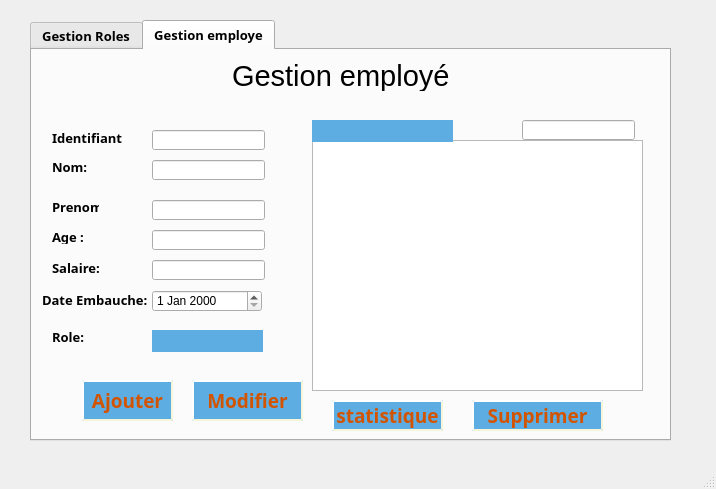
<?xml version="1.0" encoding="UTF-8"?>
<ui version="4.0">
 <class>MainWindow</class>
 <widget class="QMainWindow" name="MainWindow">
  <property name="geometry">
   <rect>
    <x>0</x>
    <y>0</y>
    <width>716</width>
    <height>489</height>
   </rect>
  </property>
  <property name="windowTitle">
   <string>MainWindow</string>
  </property>
  <property name="styleSheet">
   <string notr="true">MainWindow
{  background-color:#D6EAF8;

}</string>
  </property>
  <widget class="QWidget" name="centralwidget">
   <widget class="QTabWidget" name="tabWidget">
    <property name="geometry">
     <rect>
      <x>30</x>
      <y>20</y>
      <width>641</width>
      <height>421</height>
     </rect>
    </property>
    <property name="font">
     <font>
      <family>Rockwell</family>
      <pointsize>10</pointsize>
      <weight>75</weight>
      <bold>true</bold>
     </font>
    </property>
    <property name="styleSheet">
     <string notr="true">MainWindow
{  background-color:#D6EAF8;

}</string>
    </property>
    <property name="currentIndex">
     <number>1</number>
    </property>
    <widget class="QWidget" name="tab">
     <attribute name="title">
      <string>Gestion Roles</string>
     </attribute>
     <widget class="QTableView" name="roles">
      <property name="geometry">
       <rect>
        <x>270</x>
        <y>70</y>
        <width>331</width>
        <height>251</height>
       </rect>
      </property>
     </widget>
     <widget class="QLineEdit" name="id">
      <property name="geometry">
       <rect>
        <x>130</x>
        <y>100</y>
        <width>121</width>
        <height>20</height>
       </rect>
      </property>
     </widget>
     <widget class="QLineEdit" name="departement">
      <property name="geometry">
       <rect>
        <x>130</x>
        <y>150</y>
        <width>121</width>
        <height>20</height>
       </rect>
      </property>
     </widget>
     <widget class="QPlainTextEdit" name="description">
      <property name="geometry">
       <rect>
        <x>130</x>
        <y>190</y>
        <width>131</width>
        <height>111</height>
       </rect>
      </property>
     </widget>
     <widget class="QLabel" name="label">
      <property name="geometry">
       <rect>
        <x>30</x>
        <y>100</y>
        <width>91</width>
        <height>16</height>
       </rect>
      </property>
      <property name="font">
       <font>
        <family>Rockwell</family>
        <pointsize>10</pointsize>
        <weight>75</weight>
        <bold>true</bold>
       </font>
      </property>
      <property name="text">
       <string>Identifiant :</string>
      </property>
     </widget>
     <widget class="QLabel" name="label_2">
      <property name="geometry">
       <rect>
        <x>30</x>
        <y>150</y>
        <width>111</width>
        <height>20</height>
       </rect>
      </property>
      <property name="font">
       <font>
        <family>Rockwell</family>
        <pointsize>10</pointsize>
        <weight>75</weight>
        <bold>true</bold>
       </font>
      </property>
      <property name="text">
       <string>Département :</string>
      </property>
     </widget>
     <widget class="QLabel" name="label_5">
      <property name="geometry">
       <rect>
        <x>30</x>
        <y>230</y>
        <width>91</width>
        <height>20</height>
       </rect>
      </property>
      <property name="font">
       <font>
        <family>Rockwell</family>
        <pointsize>10</pointsize>
        <weight>75</weight>
        <bold>true</bold>
       </font>
      </property>
      <property name="text">
       <string>Description :</string>
      </property>
     </widget>
     <widget class="QPushButton" name="pushButton">
      <property name="geometry">
       <rect>
        <x>40</x>
        <y>320</y>
        <width>101</width>
        <height>41</height>
       </rect>
      </property>
      <property name="font">
       <font>
        <family>Perpetua</family>
        <pointsize>14</pointsize>
        <weight>75</weight>
        <bold>true</bold>
       </font>
      </property>
      <property name="styleSheet">
       <string notr="true">QPushButton
{
  background-color: #5DADE2;
color:#D35400;
    border-style: outset;
    border-width: 2px;
    border-color: beige;}
QPushButton:hover
{
background-color: #D6EAF8;
    border-style: outset;
    border-width: 2px;
    border-color: beige;
}</string>
      </property>
      <property name="text">
       <string>Ajouter</string>
      </property>
      <property name="icon">
       <iconset>
        <normaloff>../../ajout.png</normaloff>../../ajout.png</iconset>
      </property>
     </widget>
     <widget class="QPushButton" name="pushButton_2">
      <property name="geometry">
       <rect>
        <x>150</x>
        <y>320</y>
        <width>101</width>
        <height>41</height>
       </rect>
      </property>
      <property name="font">
       <font>
        <family>Perpetua</family>
        <pointsize>14</pointsize>
        <weight>75</weight>
        <bold>true</bold>
       </font>
      </property>
      <property name="styleSheet">
       <string notr="true">QPushButton
{
  background-color: #5DADE2;
color:#D35400;
    border-style: outset;
    border-width: 2px;
    border-color: beige;}
QPushButton:hover
{
background-color: #D6EAF8;
    border-style: outset;
    border-width: 2px;
    border-color: beige;
}</string>
      </property>
      <property name="text">
       <string>Modifier</string>
      </property>
      <property name="icon">
       <iconset>
        <normaloff>../../edit.png</normaloff>../../edit.png</iconset>
      </property>
     </widget>
     <widget class="QPushButton" name="pushButton_3">
      <property name="geometry">
       <rect>
        <x>370</x>
        <y>330</y>
        <width>141</width>
        <height>41</height>
       </rect>
      </property>
      <property name="font">
       <font>
        <family>Perpetua</family>
        <pointsize>14</pointsize>
        <weight>75</weight>
        <bold>true</bold>
       </font>
      </property>
      <property name="styleSheet">
       <string notr="true">QPushButton
{
  background-color: #5DADE2;
color:#D35400;
    border-style: outset;
    border-width: 2px;
    border-color: beige;}
QPushButton:hover
{
background-color: #D6EAF8;
    border-style: outset;
    border-width: 2px;
    border-color: beige;
}</string>
      </property>
      <property name="text">
       <string>Supprimer</string>
      </property>
      <property name="icon">
       <iconset>
        <normaloff>../../delete.png</normaloff>../../delete.png</iconset>
      </property>
     </widget>
     <widget class="QLabel" name="label_15">
      <property name="geometry">
       <rect>
        <x>210</x>
        <y>20</y>
        <width>191</width>
        <height>31</height>
       </rect>
      </property>
      <property name="baseSize">
       <size>
        <width>15</width>
        <height>0</height>
       </size>
      </property>
      <property name="font">
       <font>
        <family>Yu Gothic UI Semibold</family>
        <pointsize>22</pointsize>
        <weight>75</weight>
        <bold>true</bold>
       </font>
      </property>
      <property name="styleSheet">
       <string notr="true">color:black</string>
      </property>
      <property name="text">
       <string>Gestion roles</string>
      </property>
     </widget>
     <widget class="QLabel" name="label_3">
      <property name="geometry">
       <rect>
        <x>0</x>
        <y>180</y>
        <width>741</width>
        <height>561</height>
       </rect>
      </property>
      <property name="styleSheet">
       <string notr="true">MainWindow
{  background-color:#D6EAF8;

}</string>
      </property>
      <property name="text">
       <string/>
      </property>
      <property name="pixmap">
       <pixmap>../../back.jpg</pixmap>
      </property>
     </widget>
     <widget class="QLabel" name="label_4">
      <property name="geometry">
       <rect>
        <x>0</x>
        <y>-130</y>
        <width>741</width>
        <height>561</height>
       </rect>
      </property>
      <property name="styleSheet">
       <string notr="true">MainWindow
{  background-color:#D6EAF8;

}</string>
      </property>
      <property name="text">
       <string/>
      </property>
      <property name="pixmap">
       <pixmap>../../back.jpg</pixmap>
      </property>
     </widget>
     <zorder>label_4</zorder>
     <zorder>label_3</zorder>
     <zorder>label_15</zorder>
     <zorder>id</zorder>
     <zorder>label_2</zorder>
     <zorder>label_5</zorder>
     <zorder>roles</zorder>
     <zorder>label</zorder>
     <zorder>pushButton_3</zorder>
     <zorder>pushButton</zorder>
     <zorder>description</zorder>
     <zorder>departement</zorder>
     <zorder>pushButton_2</zorder>
    </widget>
    <widget class="QWidget" name="tab_2">
     <attribute name="title">
      <string>Gestion employe</string>
     </attribute>
     <widget class="QLabel" name="label_7">
      <property name="geometry">
       <rect>
        <x>200</x>
        <y>10</y>
        <width>261</width>
        <height>31</height>
       </rect>
      </property>
      <property name="baseSize">
       <size>
        <width>15</width>
        <height>0</height>
       </size>
      </property>
      <property name="font">
       <font>
        <pointsize>22</pointsize>
       </font>
      </property>
      <property name="text">
       <string>Gestion employé</string>
      </property>
     </widget>
     <widget class="QTableView" name="employes">
      <property name="geometry">
       <rect>
        <x>280</x>
        <y>90</y>
        <width>331</width>
        <height>251</height>
       </rect>
      </property>
     </widget>
     <widget class="QPushButton" name="supprimer">
      <property name="geometry">
       <rect>
        <x>440</x>
        <y>350</y>
        <width>131</width>
        <height>31</height>
       </rect>
      </property>
      <property name="font">
       <font>
        <family>Perpetua</family>
        <pointsize>14</pointsize>
        <weight>75</weight>
        <bold>true</bold>
       </font>
      </property>
      <property name="styleSheet">
       <string notr="true">QPushButton
{
  background-color: #5DADE2;
color:#D35400;
    border-style: outset;
    border-width: 2px;
    border-color: beige;}
QPushButton:hover
{
background-color: #D6EAF8;
    border-style: outset;
    border-width: 2px;
    border-color: beige;
}</string>
      </property>
      <property name="text">
       <string>Supprimer</string>
      </property>
      <property name="icon">
       <iconset>
        <normaloff>../../delete.png</normaloff>../../delete.png</iconset>
      </property>
     </widget>
     <widget class="QLabel" name="label_8">
      <property name="geometry">
       <rect>
        <x>20</x>
        <y>80</y>
        <width>71</width>
        <height>16</height>
       </rect>
      </property>
      <property name="font">
       <font>
        <family>Rockwell</family>
        <pointsize>10</pointsize>
        <weight>75</weight>
        <bold>true</bold>
       </font>
      </property>
      <property name="text">
       <string>Identifiant :</string>
      </property>
     </widget>
     <widget class="QLabel" name="label_9">
      <property name="geometry">
       <rect>
        <x>20</x>
        <y>110</y>
        <width>47</width>
        <height>14</height>
       </rect>
      </property>
      <property name="font">
       <font>
        <family>Rockwell</family>
        <pointsize>10</pointsize>
        <weight>75</weight>
        <bold>true</bold>
       </font>
      </property>
      <property name="text">
       <string>Nom:</string>
      </property>
     </widget>
     <widget class="QLabel" name="label_10">
      <property name="geometry">
       <rect>
        <x>20</x>
        <y>150</y>
        <width>47</width>
        <height>14</height>
       </rect>
      </property>
      <property name="font">
       <font>
        <family>Rockwell</family>
        <pointsize>10</pointsize>
        <weight>75</weight>
        <bold>true</bold>
       </font>
      </property>
      <property name="text">
       <string>Prenom:</string>
      </property>
     </widget>
     <widget class="QLabel" name="label_11">
      <property name="geometry">
       <rect>
        <x>20</x>
        <y>180</y>
        <width>47</width>
        <height>14</height>
       </rect>
      </property>
      <property name="font">
       <font>
        <family>Rockwell</family>
        <pointsize>10</pointsize>
        <weight>75</weight>
        <bold>true</bold>
       </font>
      </property>
      <property name="text">
       <string>Age :</string>
      </property>
     </widget>
     <widget class="QLabel" name="label_12">
      <property name="geometry">
       <rect>
        <x>20</x>
        <y>210</y>
        <width>61</width>
        <height>16</height>
       </rect>
      </property>
      <property name="font">
       <font>
        <family>Rockwell</family>
        <pointsize>10</pointsize>
        <weight>75</weight>
        <bold>true</bold>
       </font>
      </property>
      <property name="text">
       <string>Salaire:</string>
      </property>
     </widget>
     <widget class="QLabel" name="label_13">
      <property name="geometry">
       <rect>
        <x>10</x>
        <y>240</y>
        <width>111</width>
        <height>20</height>
       </rect>
      </property>
      <property name="font">
       <font>
        <family>Rockwell</family>
        <pointsize>10</pointsize>
        <weight>75</weight>
        <bold>true</bold>
       </font>
      </property>
      <property name="text">
       <string>Date Embauche:</string>
      </property>
     </widget>
     <widget class="QLabel" name="label_14">
      <property name="geometry">
       <rect>
        <x>20</x>
        <y>280</y>
        <width>47</width>
        <height>14</height>
       </rect>
      </property>
      <property name="font">
       <font>
        <family>Rockwell</family>
        <pointsize>10</pointsize>
        <weight>75</weight>
        <bold>true</bold>
       </font>
      </property>
      <property name="text">
       <string>Role:</string>
      </property>
     </widget>
     <widget class="QPushButton" name="ajouter">
      <property name="geometry">
       <rect>
        <x>50</x>
        <y>330</y>
        <width>91</width>
        <height>41</height>
       </rect>
      </property>
      <property name="font">
       <font>
        <family>Perpetua</family>
        <pointsize>14</pointsize>
        <weight>75</weight>
        <bold>true</bold>
       </font>
      </property>
      <property name="styleSheet">
       <string notr="true">QPushButton
{
  background-color: #5DADE2;
color:#D35400;
    border-style: outset;
    border-width: 2px;
    border-color: beige;}
QPushButton:hover
{
background-color: #D6EAF8;
    border-style: outset;
    border-width: 2px;
    border-color: beige;
}</string>
      </property>
      <property name="text">
       <string>Ajouter</string>
      </property>
      <property name="icon">
       <iconset>
        <normaloff>../../ajout.png</normaloff>../../ajout.png</iconset>
      </property>
     </widget>
     <widget class="QPushButton" name="modifier">
      <property name="geometry">
       <rect>
        <x>160</x>
        <y>330</y>
        <width>111</width>
        <height>41</height>
       </rect>
      </property>
      <property name="font">
       <font>
        <family>Perpetua</family>
        <pointsize>14</pointsize>
        <weight>75</weight>
        <bold>true</bold>
       </font>
      </property>
      <property name="styleSheet">
       <string notr="true">QPushButton
{
  background-color: #5DADE2;
color:#D35400;
    border-style: outset;
    border-width: 2px;
    border-color: beige;}
QPushButton:hover
{
background-color: #D6EAF8;
    border-style: outset;
    border-width: 2px;
    border-color: beige;
}</string>
      </property>
      <property name="text">
       <string>Modifier</string>
      </property>
      <property name="icon">
       <iconset>
        <normaloff>../../edit.png</normaloff>../../edit.png</iconset>
      </property>
     </widget>
     <widget class="QLineEdit" name="idE">
      <property name="geometry">
       <rect>
        <x>120</x>
        <y>80</y>
        <width>113</width>
        <height>20</height>
       </rect>
      </property>
     </widget>
     <widget class="QLineEdit" name="nom">
      <property name="geometry">
       <rect>
        <x>120</x>
        <y>110</y>
        <width>113</width>
        <height>20</height>
       </rect>
      </property>
     </widget>
     <widget class="QLineEdit" name="prenom">
      <property name="geometry">
       <rect>
        <x>120</x>
        <y>150</y>
        <width>113</width>
        <height>20</height>
       </rect>
      </property>
     </widget>
     <widget class="QLineEdit" name="age">
      <property name="geometry">
       <rect>
        <x>120</x>
        <y>180</y>
        <width>113</width>
        <height>20</height>
       </rect>
      </property>
     </widget>
     <widget class="QLineEdit" name="salaire">
      <property name="geometry">
       <rect>
        <x>120</x>
        <y>210</y>
        <width>113</width>
        <height>20</height>
       </rect>
      </property>
     </widget>
     <widget class="QDateEdit" name="date">
      <property name="geometry">
       <rect>
        <x>120</x>
        <y>240</y>
        <width>110</width>
        <height>22</height>
       </rect>
      </property>
     </widget>
     <widget class="QComboBox" name="role">
      <property name="geometry">
       <rect>
        <x>120</x>
        <y>280</y>
        <width>111</width>
        <height>22</height>
       </rect>
      </property>
      <property name="styleSheet">
       <string notr="true">QComboBox{
border:                 none;
background-color:   #5DADE2;
color:                      rgb(255, 255, 255);
font-weight:            bold;
padding:                    5px 

}

QComboBox::drop-down{
    border:                 none;
    background-color:   #5DADE2;
    color:                      rgb(255, 255, 255);
    font-weight:            bold;
    padding:                    0px;
}

QComboBox::down-arrow{
    image:         url(:/icons/combobox_down_arrow.png);
    padding-right:          5px;
}</string>
      </property>
     </widget>
     <widget class="QLineEdit" name="search">
      <property name="geometry">
       <rect>
        <x>490</x>
        <y>70</y>
        <width>113</width>
        <height>20</height>
       </rect>
      </property>
     </widget>
     <widget class="QComboBox" name="trie">
      <property name="geometry">
       <rect>
        <x>280</x>
        <y>70</y>
        <width>141</width>
        <height>22</height>
       </rect>
      </property>
      <property name="styleSheet">
       <string notr="true">QComboBox{
border:                 none;
background-color:   #5DADE2;
color:                      rgb(255, 255, 255);
font-weight:            bold;
padding:                    5px 

}

QComboBox::drop-down{
    border:                 none;
    background-color:   #5DADE2;
    color:                      rgb(255, 255, 255);
    font-weight:            bold;
    padding:                    0px;
}

</string>
      </property>
     </widget>
     <widget class="QLabel" name="label_6">
      <property name="geometry">
       <rect>
        <x>0</x>
        <y>-120</y>
        <width>741</width>
        <height>561</height>
       </rect>
      </property>
      <property name="styleSheet">
       <string notr="true">MainWindow
{  background-color:#D6EAF8;

}</string>
      </property>
      <property name="text">
       <string/>
      </property>
      <property name="pixmap">
       <pixmap>../../back.jpg</pixmap>
      </property>
     </widget>
     <widget class="QLabel" name="label_16">
      <property name="geometry">
       <rect>
        <x>0</x>
        <y>160</y>
        <width>741</width>
        <height>561</height>
       </rect>
      </property>
      <property name="styleSheet">
       <string notr="true">MainWindow
{  background-color:#D6EAF8;

}</string>
      </property>
      <property name="text">
       <string/>
      </property>
      <property name="pixmap">
       <pixmap>../../Desktop/imeno.jpg</pixmap>
      </property>
     </widget>
     <widget class="QLabel" name="label_17">
      <property name="geometry">
       <rect>
        <x>0</x>
        <y>50</y>
        <width>741</width>
        <height>561</height>
       </rect>
      </property>
      <property name="styleSheet">
       <string notr="true">MainWindow
{  background-color:#D6EAF8;

}</string>
      </property>
      <property name="text">
       <string/>
      </property>
      <property name="pixmap">
       <pixmap>../../back.jpg</pixmap>
      </property>
     </widget>
     <widget class="QPushButton" name="statistqie">
      <property name="geometry">
       <rect>
        <x>300</x>
        <y>350</y>
        <width>111</width>
        <height>31</height>
       </rect>
      </property>
      <property name="font">
       <font>
        <family>Perpetua</family>
        <pointsize>14</pointsize>
        <weight>75</weight>
        <bold>true</bold>
       </font>
      </property>
      <property name="styleSheet">
       <string notr="true">QPushButton
{
  background-color: #5DADE2;
color:#D35400;
    border-style: outset;
    border-width: 2px;
    border-color: beige;}
QPushButton:hover
{
background-color: #D6EAF8;
    border-style: outset;
    border-width: 2px;
    border-color: beige;
}</string>
      </property>
      <property name="text">
       <string>statistique</string>
      </property>
     </widget>
     <zorder>label_17</zorder>
     <zorder>label_16</zorder>
     <zorder>label_6</zorder>
     <zorder>label_12</zorder>
     <zorder>label_11</zorder>
     <zorder>ajouter</zorder>
     <zorder>search</zorder>
     <zorder>label_10</zorder>
     <zorder>label_13</zorder>
     <zorder>prenom</zorder>
     <zorder>employes</zorder>
     <zorder>label_8</zorder>
     <zorder>date</zorder>
     <zorder>modifier</zorder>
     <zorder>trie</zorder>
     <zorder>idE</zorder>
     <zorder>age</zorder>
     <zorder>supprimer</zorder>
     <zorder>label_7</zorder>
     <zorder>salaire</zorder>
     <zorder>label_9</zorder>
     <zorder>nom</zorder>
     <zorder>role</zorder>
     <zorder>label_14</zorder>
     <zorder>statistqie</zorder>
    </widget>
   </widget>
  </widget>
  <widget class="QMenuBar" name="menubar">
   <property name="geometry">
    <rect>
     <x>0</x>
     <y>0</y>
     <width>716</width>
     <height>22</height>
    </rect>
   </property>
  </widget>
  <widget class="QStatusBar" name="statusbar"/>
 </widget>
 <resources/>
 <connections/>
</ui>
